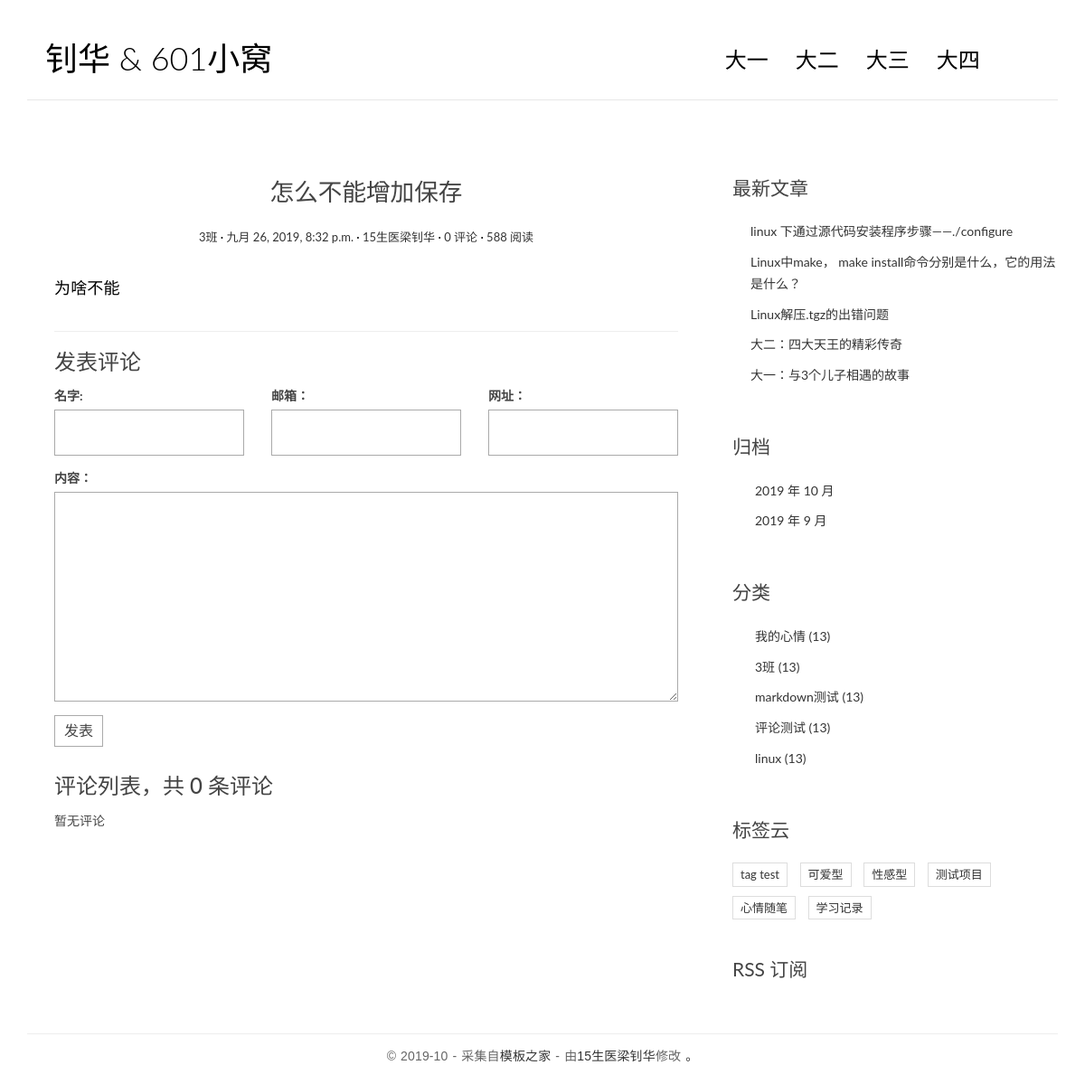
Screenshot of /post/3/ with the database file from the repository.
### blog/models.py (models this page shows, shortened)
class Post(models.Model):
    class Meta:
        verbose_name = '文章'
        verbose_name_plural = verbose_name
        ordering = ['-created_time']
    objects = models.Manager()
    title = models.CharField("标题", max_length=70)
    body = models.TextField("正文")
    created_time = models.DateTimeField("创建时间", default=timezone.now)
    modified_time = models.DateTimeField("修改时间")
    excerpt = models.CharField("摘要", max_length=200, blank=True)
    tags = models.ManyToManyField(Tag, verbose_name="标签",  blank=True)
    category = models.ForeignKey(
        Category, verbose_name="分类",  on_delete=models.CASCADE)
    author = models.ForeignKey(
        User, verbose_name="作者", on_delete=models.CASCADE)
    """
第二种方法是使用 truncatechars 模板过滤器（Filter）。在 django 的模板系统中，模板过滤器的使用语法为 {{ var | filter: arg }}。
可以将模板过滤看做一个函数，它会作用于被它过滤的模板变量，从而改变模板变量的值。例如这里的 truncatechars 过滤器可以截取模板变量值
的前 N 个字符显示。关于模板过滤器，我们之前使用过 safe 过滤器，例如摘要效果，需要显示 post.body 的前 54 的字符，
那么可以在模板中使用 {{ post.body | truncatechars:54 }}。
例：<div class="entry-content clearfix">
      <p>{{ post.body|truncatechars:54 }}</p>
      <div class="read-more cl-effect-14">
          <a href="{{ post.get_absolute_url }}" class="more-link">继续阅读 <span class="meta-nav">→</span></a>
      </div>
  </div>
不过这种方法的一个缺点就是如果前 54 个字符含有块级 HTML 元素标签的话（比如一段代码块），会使摘要比较难看(无法去除HTML的标签，
在第一种方法中，使用strip_tags函数可以去除标签）。所以推荐使用第一种方法。
    """
    def get_absolute_url(self):
        return reverse("blog:detail", kwargs={"pk": self.pk})

class Category(models.Model):
    class Meta:
        verbose_name = '分类'
        verbose_name_plural = verbose_name
    objects = models.Manager()
    name = models.CharField(max_length=100)

class Tag(models.Model):
    class Meta:
        verbose_name = '标签'
        verbose_name_plural = verbose_name
    objects = models.Manager()
    name = models.CharField(max_length=100)

### blog/views.py (the view)
# urls.py: path("post/<int:pk>/", views.detail, name="detail"),
def detail(request, pk):
    post = get_object_or_404(Post, pk=pk)
    md = markdown.Markdown(extensions=[
        'markdown.extensions.extra',
        'markdown.extensions.codehilite',
        TocExtension(slugify=slugify),
    ])
    post.body = md.convert(post.body)
    m = re.search(r'<div class="toc">\s*<ul>(.*)</ul>\s*</div>', md.toc, re.S)
    post.toc = m.group(1) if m is not None else ''
    return render(request, 'blog/detail.html', context={'post': post})

### comments/forms.py
class CommentForm(forms.ModelForm):
    class Meta:
        model = Comment
        fields = ['name', 'email', 'url', 'text']

### blog/templatetags/blog_extras.py (called while the page is built)
@register.inclusion_tag('blog/inclusions/_recent_posts.html', takes_context=True)
def show_recent_posts(context, num=5):
    return {
        "recent_post_list": Post.objects.all()[:num],
    }

@register.inclusion_tag('blog/inclusions/_archives.html', takes_context=True)
def show_archives(context):
    return {
        'date_list': Post.objects.dates('created_time', 'month', order='DESC'),
    }

@register.inclusion_tag('blog/inclusions/_categories.html', takes_context=True)
def show_categories(context):
    return {
        'category_list': Category.objects.all(),
    }

@register.inclusion_tag('blog/inclusions/_tags.html', takes_context=True)
def show_tags(context):
    tag_list = Tag.objects.all()
    return {
        'tag_list': tag_list,
    }

### comments/templatetags/comment_extras.py (called while the page is built)
@register.inclusion_tag('comments/inclusions/_form.html', takes_context=True)
def show_comment_form(context, post, form=None):
    if form is None:
        form = CommentForm()
    return {
        'form': form,
        'post': post,
    }

@register.inclusion_tag('comments/inclusions/_list.html', takes_context=True)
def show_comments(context, post):
    comment_list = post.comment_set.all()
    comment_count = post.comment_set.count()
    return {
        'comment_count': comment_count,
        'comment_list': comment_list,
    }

### templates/blog/detail.html (shortened to what this page needs)
﻿{% extends 'base.html' %}
{% load comment_extras %}
{%block main%}
<article class="post post-{{ post.pk }}">
    <header class="entry-header">
        <h1 class="entry-title">{{ post.title }}</h1>
        <div class="entry-meta">
            <span class="post-category"><a
                    href="{%url 'blog:category' post.category.pk%}">{{ post.category.name }}</a></span>
            <span class="post-date"><a href="#"><time class="entry-date"
                        datetime="{{ post.created_time }}">{{ post.created_time }}</time></a></span>
            <span class="post-author"><a href="#">{{ post.author }}</a></span>
            <span class="comments-link"><a href="#comment-area">{{post.comment_set.count}} 评论</a></span>
            <span class="views-count"><a href="{{ post.get_absolute_url }}">588 阅读</a></span>
        </div>
    </header>
    <div class="entry-content clearfix">
        {{ post.body | safe }}
    </div>
</article>
<section class="comment-area" id="comment-area">
    <hr>
    <h3>发表评论</h3>
    {% show_comment_form post %}
    <div class="comment-list-panel">
        {%show_comments post%}
    </div>
</section>
{%endblock main%}

### templates/base.html (shortened to what this page needs)
﻿{%load static%}
{% load blog_extras %}
<!DOCTYPE html>
<html>
<head>
        <link rel="stylesheet" href="http://code.ionicframework.com/ionicons/2.0.1/css/ionicons.min.css">
        <link rel="stylesheet" href="{% static 'blog/css/bootstrap.min.css' %}">
        <link rel="stylesheet" href="{% static 'blog/css/pace.css' %}">
        <link rel="stylesheet" href="{% static 'blog/css/custom.css' %}">
        <link rel="stylesheet" href="https://cdn.bootcss.com/highlight.js/9.15.8/styles/github.min.css">
</head>
<body>
    <div class="container">
        <header id="site-header">
            <div class="row">
                <div class="col-md-4 col-sm-5 col-xs-8">
                    <div class="logo">
                        <h1><a href="{%url 'blog:index'%}"><b>钊华</b> &amp; 601小窝</a></h1>
                    </div>
                </div>
                <div class="col-md-8 col-sm-7 col-xs-4">
                    <nav class="main-nav" role="navigation">
                        <div class="collapse navbar-collapse" id="bs-example-navbar-collapse-1">
                            <ul class="nav navbar-nav navbar-right">
                                <li class="cl-effect-11"><a href="index.html" data-hover="只">大一</a></li>
                                <li class="cl-effect-11"><a href="full-width.html" data-hover="">大二</a></li>
                                <li class="cl-effect-11"><a href="about.html" data-hover="">大三</a></li>
                                <li class="cl-effect-11"><a href="contact.html" data-hover="夏">大四</a></li>
                            </ul>
                        </div>
                    </nav>
                </div>
            </div>
        </header>
    </div>
    <div class="content-body">
        <div class="container">
            <div class="row">
                <main class="col-md-8">
                    {%block main%}
                    {%endblock main%}
                </main>
                <aside class="col-md-4">
                    {% show_recent_posts %}
                    {% show_archives %}
                    {% show_categories %}
                    {% show_tags %}
                    <div class="rss">
                        <a href=""> RSS 订阅</a>
                    </div>
                </aside>
            </div>
        </div>
    </div>
    <footer id="site-footer">
        <div class="container">
            <div class="row">
                <div class="col-md-12">
                    <p class="copyright">&copy 2019-10 - 采集自<a href="http://www.cssmoban.com/" target="_blank"
                            title="模板之家">模板之家</a>
                        - 由<a href="https://www.scut.edu.cn/new/" title="网页模板" target="_blank">15生医梁钊华</a>修改
                        <a href="http://zmrenwu.com/" title="网页模板" target="_blank">。</a>
                    </p>
                </div>
            </div>
        </div>
    </footer>
</body>
</html>

### templates/comments/inclusions/_form.html (shortened to what this page needs)
<form action="{%url 'comments:comment' post.pk%}" method="post" class="comment-form">
    <div class="row">
        <div class="col-md-4">
            <label for="{{form.name.id_for_label}}">{{form.name.label}}:</label>
            {{form.name}}
        </div>
        <div class="col-md-4">
            <label for="{{ form.email.id_for_label }}">{{ form.email.label }}：</label>
            {{ form.email }}
        </div>
        <div class="col-md-4">
            <label for="{{ form.url.id_for_label }}">{{ form.url.label }}：</label>
            {{ form.url }}
        </div>
        <div class="col-md-12">
            <label for="{{ form.text.id_for_label }}">{{ form.text.label }}：</label>
            {{ form.text }}
            <button type="submit" class="comment-btn">发表</button>
        </div>
    </div>
</form>

### templates/comments/inclusions/_list.html
<h3>评论列表，共 <span>{{ comment_count }}</span> 条评论</h3>
<ul class="comment-list list-unstyled">
    {% for comment in comment_list %}
    <li class="comment-item">
        <span class="nickname">{{ comment.name }}</span>
        <time class="submit-date" datetime="{{ comment.created_time }}">{{ comment.created_time }}</time>
        <div class="text">
            {{ comment.text|linebreaks }}
        </div>
    </li>
    {% empty %}
    暂无评论
    {% endfor %}
</ul>

### templates/blog/inclusions/_recent_posts.html
<div class="widget widget-recent-posts">
	<h3 class="widget-title">最新文章</h3>
	<ul>
		{% for post in recent_post_list %}
		<li>
			<a href="{{ post.get_absolute_url }}">{{ post.title }}</a>
		</li>
		{% empty %} 暂无文章！ {% endfor %}
	</ul>
</div>

### templates/blog/inclusions/_archives.html
<div class="widget widget-archives">
    <h3 class="widget-title">归档</h3>
    <ul>
        {% for date in date_list %}
        <li>
            <a href="{%url 'blog:archives' date.year date.month%}">
                {{ date.year }} 年 {{ date.month }} 月</a>
        </li>
        {% empty %} 暂无归档！ {% endfor %}
    </ul>
</div>

### templates/blog/inclusions/_categories.html
<div class="widget widget-category">
    <h3 class="widget-title">分类</h3>
    <ul>
        {% for category in category_list %}
        <li>
            <a href="{%url 'blog:category' category.pk%}">
                {{ category.name }} <span class="post-count">(13)</span>
            </a>
        </li>
        {% endfor %}
    </ul>
</div>

### templates/blog/inclusions/_tags.html
<div class="widget widget-tag-cloud">
    <h3 class="widget-title">标签云</h3>
    <ul>
        {% for tag in tag_list %}
        <li>
            <a href="{%url 'blog:tag' tag.pk%}">{{ tag.name }}</a>
        </li>
        {% empty %} 暂无标签！ {% endfor %}
    </ul>
</div>

### blog/static/blog/css/custom.css (style rules this page uses)
* { outline: none; }
h1, h2, h3, h4, h5, h6 { margin-top: 0; }
b { font-weight: 400; }
a { color: #333; }
body { color: #444; font-family: 'Lato', sans-serif; }
p { font-family: 'Ubuntu', sans-serif; font-weight: 400; word-spacing: 1px; letter-spacing: 0.01em; }
#site-header { background-color: #FFF; padding: 25px 20px; margin-bottom: 40px; border-bottom: 1px solid #e7e7e7; }
.logo h1 a { color: #000; }
.logo h1 { margin: 0; font-family: 'Lato', sans-serif; font-weight: 300; }
.main-nav { margin-top: 11px; max-width: 95%; }
.main-nav a { color: #000000 !important; padding: 0 0 5px 0 !important; margin-right: 30px; font-family: 'Lato', sans-serif; font-weight: 300; font-size: 24px; }
.cl-effect-11 a { padding: 10px 0; color: #0972b4; text-shadow: none; }
.cl-effect-11 a::before { position: absolute; top: 0; left: 0; overflow: hidden; padding: 0 0 5px 0 !important; max-width: 0; border-bottom: 1px solid #000; color: #000; content: attr(data-hover); white-space: nowrap; -webkit-transition: max-width 0.5s; -moz-transition: max-width 0.5s; transition: max-width 0.5s; }
.content-body { padding-bottom: 4em; }
.post { background: #fff; padding: 30px 30px 0; }
.entry-title { text-align: center; font-size: 1.9em; margin-bottom: 20px; line-height: 1.6; padding: 10px 20px 0; }
.entry-meta { text-align: center; color: #DDDDDD; font-size: 13px; margin-bottom: 30px; }
.entry-content { font-size: 18px; line-height: 1.9; font-weight: 300; color: #000; }
.post-category::after, .post-date::after, .post-author::after, .comments-link::after { content: ' ·'; color: #000; }
.widget { background: #fff; padding: 30px 0 0; }
.widget-title { font-size: 1.5em; margin-bottom: 20px; line-height: 1.6; padding: 10px 0 0; font-weight: 400; }
.widget-recent-posts ul { padding: 0; margin: 0; padding-left: 20px; }
.widget-recent-posts ul li { list-style-type: none; position: relative; line-height: 170%; margin-bottom: 10px; }
.widget-recent-posts ul li::before { content: '\f3d3'; font-family: "Ionicons"; position: absolute; left: -17px; top: 3px; font-size: 16px; color: #000; }
.widget-archives ul { padding: 0; margin: 0; padding-left: 25px; }
.widget-archives ul li { list-style-type: none; position: relative; line-height: 170%; margin-bottom: 10px; }
.widget-archives ul li::before { content: '\f3f3'; font-family: "Ionicons"; position: absolute; left: -25px; top: 1px; font-size: 16px; color: #000; }
.widget-category ul { padding: 0; margin: 0; padding-left: 25px; }
.widget-category ul li { list-style-type: none; position: relative; line-height: 170%; margin-bottom: 10px; }
.widget-category ul li::before { content: '\f3fe'; font-family: "Ionicons"; position: absolute; left: -25px; top: 1px; font-size: 18px; color: #000; }
.widget-tag-cloud ul { padding: 0; margin: 0; margin-right: -10px; }
.widget-tag-cloud ul li { list-style-type: none; font-size: 13px; display: inline-block; margin-right: 10px; margin-bottom: 10px; padding: 3px 8px; border: 1px solid #ddd; }
.rss { font-size: 21px; margin-top: 30px; }
.rss a { color: #444; }
#site-footer { padding-top: 10px; padding: 0 0 1.5em 0; }
.copyright { text-align: center; padding-top: 1em; margin: 0; border-top: 1px solid #eee; color: #666; }
.contact-form input, .comment-form input { border: 1px solid #aaa; margin-bottom: 15px; width: 100%; padding: 15px 15px; font-size: 16px; line-height: 100%; transition: 0.4s border-color linear; }
.contact-form textarea, .comment-form textarea { border: 1px solid #aaa; margin-bottom: 15px; width: 100%; padding: 15px 15px; font-size: 16px; line-height: 20px !important; min-height: 183px; transition: 0.4s border-color linear; }
.comment-area { padding: 0 30px 0; }
.comment-form { margin-top: 15px; }
.comment-form .comment-btn { background-color: #fff; border: 1px solid #aaa; font-size: 16px; padding: 5px 10px; }
.comment-list-panel { margin-top: 30px; }
.comment-list { margin-top: 15px; }

### rows the page displays
Post: title "怎么不能增加保存", category.name "3班", created_time "九月 26, 2019, 8:32 p.m.", author "15生医梁钊华", comment_set.count "0", body "为啥不能"
Post: title "linux 下通过源代码安装程序步骤——./configure"
Post: title "Linux中make， make install命令分别是什么，它的用法是什么？"
Post: title "Linux解压.tgz的出错问题"
Post: title "大二：四大天王的精彩传奇"
Post: title "大一：与3个儿子相遇的故事"
Category: name "我的心情"
Category: name "3班"
Category: name "markdown测试"
Category: name "评论测试"
Category: name "linux"
Tag: name "tag test"
Tag: name "可爱型"
Tag: name "性感型"
Tag: name "测试项目"
Tag: name "心情随笔"
Tag: name "学习记录"

### other values shown
{{ comment_count }} "0"
{{ date.year }} "2019" "2019"
{{ date.month }} "10" "9"
